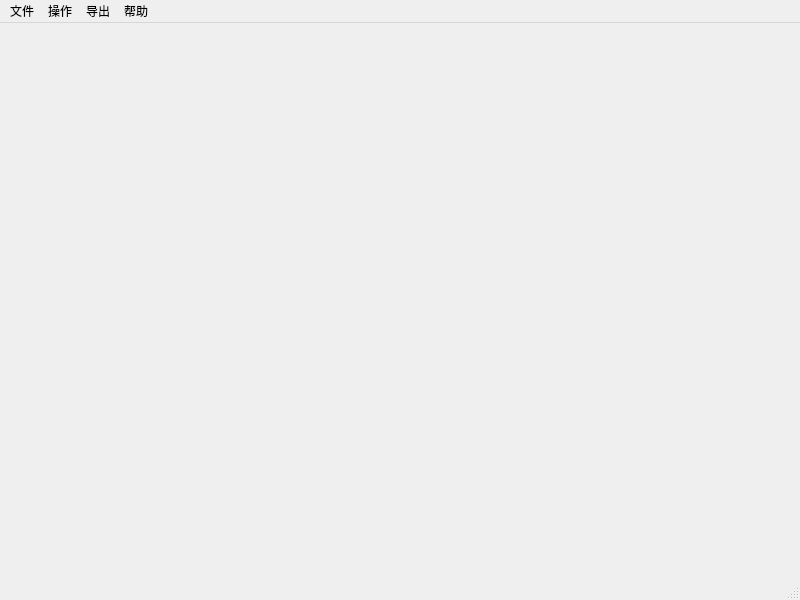
<?xml version="1.0" encoding="UTF-8"?>
<ui version="4.0">
 <class>MainWindow</class>
 <widget class="QMainWindow" name="MainWindow">
  <property name="geometry">
   <rect>
    <x>0</x>
    <y>0</y>
    <width>800</width>
    <height>600</height>
   </rect>
  </property>
  <property name="windowTitle">
   <string>MainWindow</string>
  </property>
  <widget class="QWidget" name="centralwidget">
   <layout class="QVBoxLayout" name="verticalLayout">
    <item>
     <widget class="QWidget" name="plotWidget" native="true">
      <property name="sizePolicy">
       <sizepolicy hsizetype="Expanding" vsizetype="Expanding">
        <horstretch>0</horstretch>
        <verstretch>0</verstretch>
       </sizepolicy>
      </property>
      <property name="minimumSize">
       <size>
        <width>200</width>
        <height>200</height>
       </size>
      </property>
     </widget>
    </item>
   </layout>
  </widget>
  <widget class="QMenuBar" name="menubar">
   <property name="geometry">
    <rect>
     <x>0</x>
     <y>0</y>
     <width>800</width>
     <height>33</height>
    </rect>
   </property>
   <widget class="QMenu" name="menu">
    <property name="title">
     <string>文件</string>
    </property>
    <addaction name="actionImport"/>
    <addaction name="actionExit"/>
   </widget>
   <widget class="QMenu" name="menu_2">
    <property name="title">
     <string>操作</string>
    </property>
    <addaction name="actionGetProjectionInfo"/>
    <addaction name="actionConvertProjection"/>
    <addaction name="actionShowAttributeTable"/>
    <addaction name="actionClearData"/>
   </widget>
   <widget class="QMenu" name="menuExport">
    <property name="title">
     <string>导出</string>
    </property>
    <addaction name="actionExportAsShp"/>
    <addaction name="actionExportAsPng"/>
    <addaction name="actionExportAsCSV"/>
   </widget>
   <widget class="QMenu" name="menu_help">
    <property name="title">
     <string>帮助</string>
    </property>
    <addaction name="actionUsageInstructions"/>
    <addaction name="actionAbout"/>
   </widget>
   <addaction name="menu"/>
   <addaction name="menu_2"/>
   <addaction name="menuExport"/>
   <addaction name="menu_help"/>
  </widget>
  <widget class="QStatusBar" name="statusBar"/>
  <action name="actionImport">
   <property name="text">
    <string>导入ShapeFile文件</string>
   </property>
  </action>
  <action name="actionExit">
   <property name="text">
    <string>退出</string>
   </property>
  </action>
  <action name="actionGetProjectionInfo">
   <property name="text">
    <string>获取投影信息</string>
   </property>
  </action>
  <action name="actionConvertProjection">
   <property name="text">
    <string>转换投影</string>
   </property>
  </action>
  <action name="actionClearData">
   <property name="text">
    <string>清除数据</string>
   </property>
  </action>
  <action name="actionShowAttributeTable">
   <property name="text">
    <string>显示属性表</string>
   </property>
  </action>
  <action name="actionExportAsPng">
   <property name="text">
    <string>导出为png</string>
   </property>
  </action>
  <action name="actionExportAsShp">
   <property name="text">
    <string>导出为ShapeFile</string>
   </property>
  </action>
  <action name="actionExportAsCSV">
   <property name="text">
    <string>导出为csv</string>
   </property>
  </action>
  <action name="actionUsageInstructions">
   <property name="text">
    <string>使用说明</string>
   </property>
  </action>
  <action name="actionAbout">
   <property name="text">
    <string>关于YuanGIS</string>
   </property>
  </action>
 </widget>
 <resources/>
 <connections/>
</ui>
